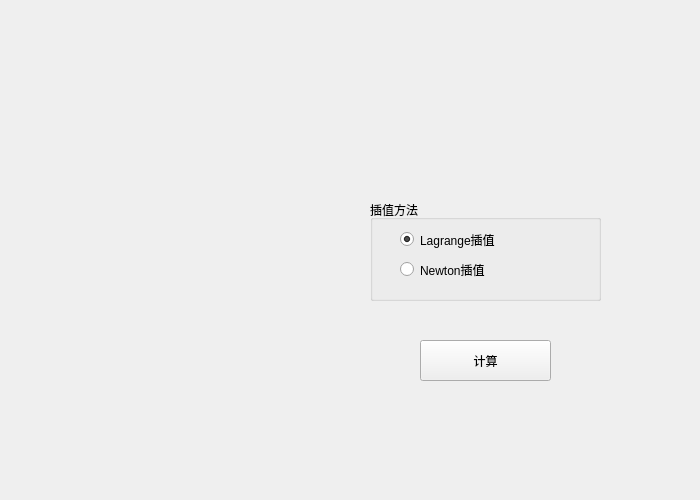
<?xml version="1.0" encoding="UTF-8"?>
<ui version="4.0">
 <class>E4t1</class>
 <widget class="QWidget" name="E4t1">
  <property name="geometry">
   <rect>
    <x>0</x>
    <y>0</y>
    <width>700</width>
    <height>500</height>
   </rect>
  </property>
  <property name="windowTitle">
   <string>Form</string>
  </property>
  <widget class="vecWidget" name="widget" native="true">
   <property name="geometry">
    <rect>
     <x>60</x>
     <y>60</y>
     <width>271</width>
     <height>91</height>
    </rect>
   </property>
  </widget>
  <widget class="vecWidget" name="widget_2" native="true">
   <property name="geometry">
    <rect>
     <x>60</x>
     <y>200</y>
     <width>271</width>
     <height>91</height>
    </rect>
   </property>
  </widget>
  <widget class="vecWidget" name="widget_3" native="true">
   <property name="geometry">
    <rect>
     <x>360</x>
     <y>60</y>
     <width>241</width>
     <height>101</height>
    </rect>
   </property>
  </widget>
  <widget class="QGroupBox" name="groupBox">
   <property name="geometry">
    <rect>
     <x>370</x>
     <y>200</y>
     <width>231</width>
     <height>101</height>
    </rect>
   </property>
   <property name="title">
    <string>插值方法</string>
   </property>
   <widget class="QRadioButton" name="radioButton">
    <property name="geometry">
     <rect>
      <x>30</x>
      <y>30</y>
      <width>141</width>
      <height>19</height>
     </rect>
    </property>
    <property name="text">
     <string>Lagrange插值</string>
    </property>
    <property name="checked">
     <bool>true</bool>
    </property>
   </widget>
   <widget class="QRadioButton" name="radioButton_2">
    <property name="geometry">
     <rect>
      <x>30</x>
      <y>60</y>
      <width>115</width>
      <height>19</height>
     </rect>
    </property>
    <property name="text">
     <string>Newton插值</string>
    </property>
   </widget>
  </widget>
  <widget class="QPushButton" name="pushButton">
   <property name="geometry">
    <rect>
     <x>420</x>
     <y>340</y>
     <width>131</width>
     <height>41</height>
    </rect>
   </property>
   <property name="text">
    <string>计算</string>
   </property>
  </widget>
 </widget>
 <customwidgets>
  <customwidget>
   <class>vecWidget</class>
   <extends>QWidget</extends>
   <header>vecwidget.h</header>
   <container>1</container>
  </customwidget>
 </customwidgets>
 <resources/>
 <connections/>
</ui>
